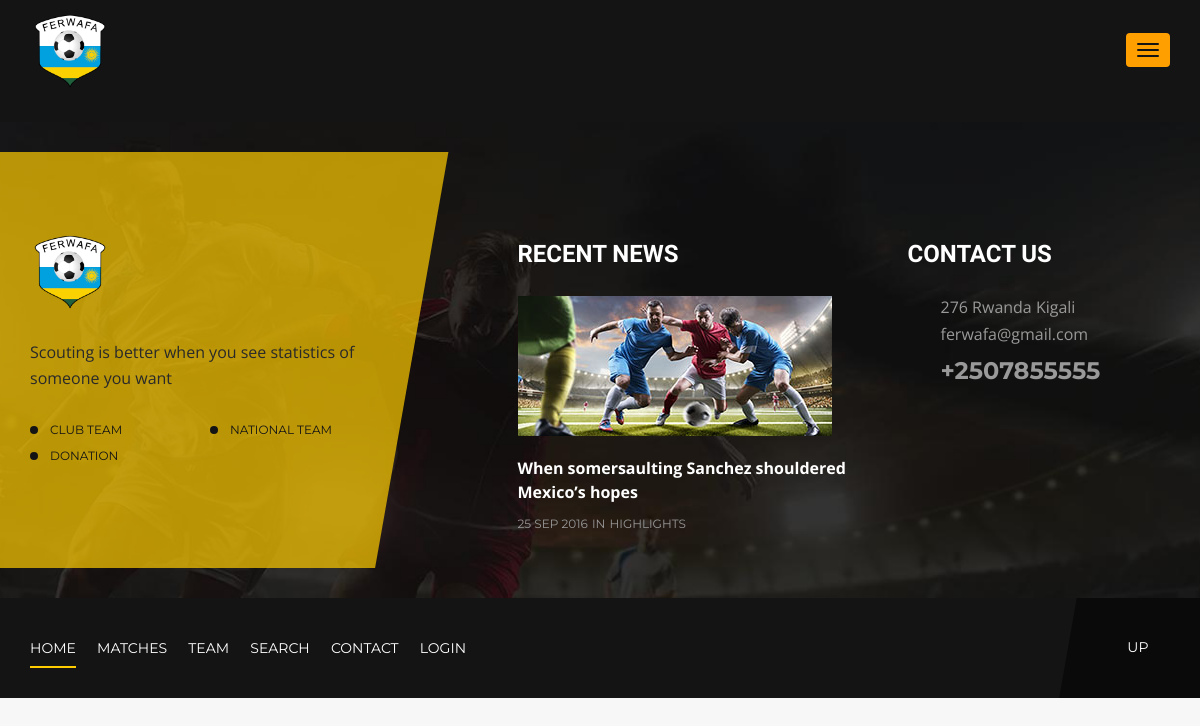
The page /club_team/4/home_team_player/ on the database as committed earlier.
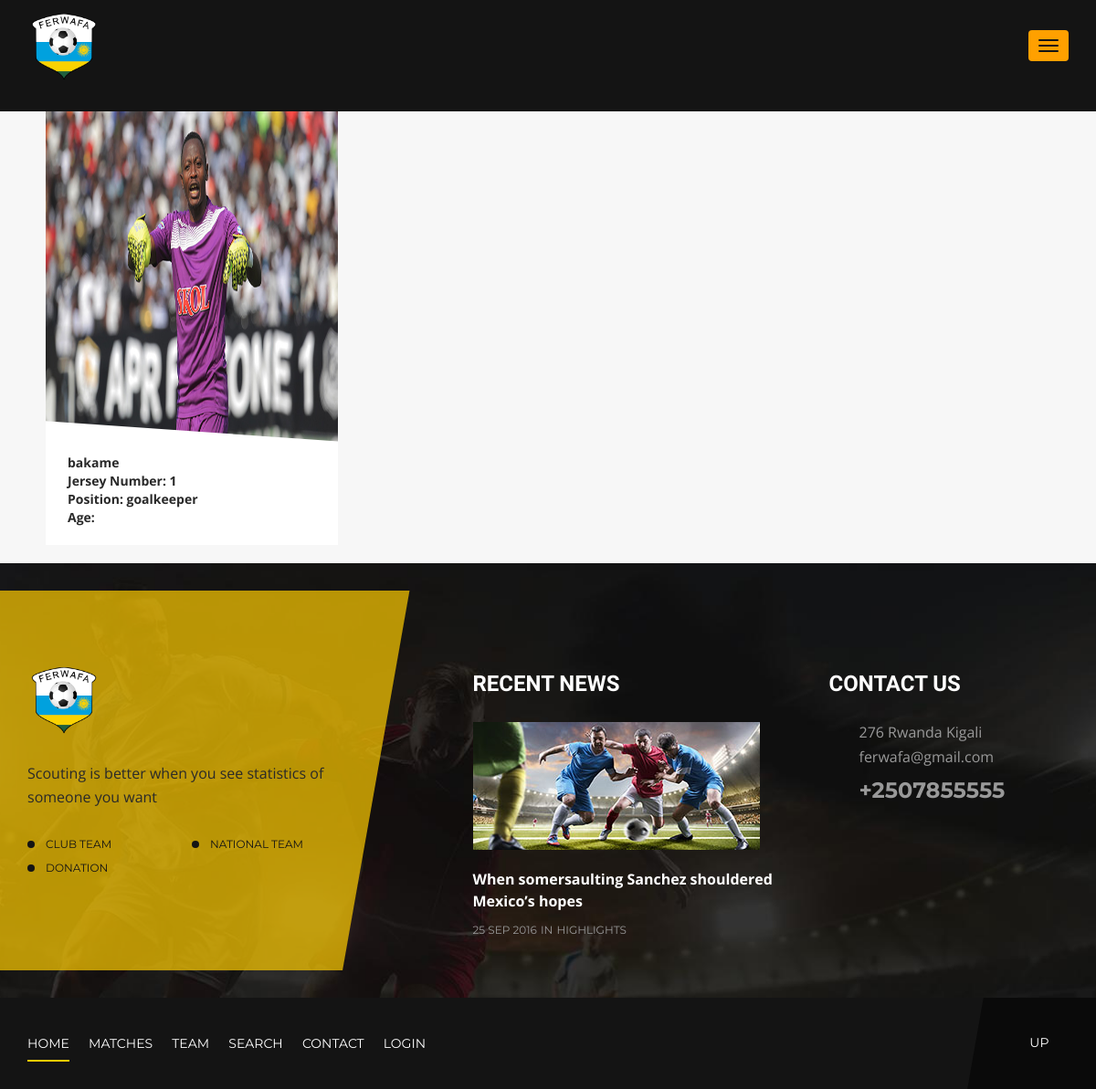
The same page on the database as committed later.
### team/models.py (models this page shows, shortened)
class Player(models.Model):
    position = [
        ('striker', 'striker'),
        ('goalkeeper', 'goalkeeper'),
        ('left_winger', 'left_winger'),
        ('right_winger', 'right_winger'),
        ('fullback', 'fullback'),
        ('left-fullback', 'left-fullback'),
        ('right-fullback', 'right-fullback'),
        ('wingback', 'wingback'),
        ('left-wingback', 'left-wingback'),
        ('right-wingback', 'right-wingback'),
        ('centre_back', 'centre_back'),
        ('attacking_midfielder', 'attacking_midfielder'),
        ('defensive_midfielder', 'defensive_midfielder'),
        ('centre_midfielder', 'centre_midfielder'),
    ]
    player_name = models.CharField(max_length=100)
    player_number = models.PositiveIntegerField()
    player_position = models.CharField(max_length=200, choices=position)
    player_image = models.ImageField(upload_to='images/')
    class Meta:
        verbose_name_plural = "Player"
        ordering = ['-id']

### home_view/views.py (the view)
# urls.py: path('club_team/<int:id>/home_team_player/', home_team_player, name='home_team_player'),
def home_team_player(request, id):
    team_detail = get_object_or_404(Team, id=id)
    player_team = team_detail.player.all()
    context = {
        'player': player_team,
        'team': team_detail
    }
    return render(request, 'home_view/home_team_player.html', context)

### home_view/templates/home_view/home_team_player.html (shortened to what this page needs)
{% extends 'home/base.html' %}
{% block content %}
<div class="main-store-list mt-4 mb-4">
    <div class="container mt-4 mb-4">
        <div class="tab-content">
            <div id="new" class="tab-pane fade in active">
                <div class="row ">
                    {% for player in player %}
                    <div class="col-md-4 col-sm-6 mt-4 mb-4">
                        <div class="store-list-item">
                            <div>
                                <a href="">
                                    <img src="{{ player.player_image.url }}" alt="product-image"  height="400">
                                </a>
                                <div class="info">
                                    <span class="name">{{ player.player_name }}</span>
                                    <span class="name">Jersey Number: {{ player.player_number }}</span>
                                    <span class="name">Position: {{ player.player_position }}</span>
                                    <span class="name">Age: {{ data.age }}</span>
                                </div>
                            </div>
                        </div>
                    </div>
                    {% endfor %}
                </div>
            </div>
        </div>
    </div>
</div>
{% endblock %}

### templates/home/base.html (shortened to what this page needs)
<!DOCTYPE html>
<html lang="en">
<head>
    {% load static %}
    <link href="css-min/soccer.min.css" rel="stylesheet" type="text/css" />
    <link href="{% static 'css/library/bootstrap.css' %}" rel="stylesheet" type="text/css" />
    <link href="{% static 'dev-assets/preloader-default.css' %}" rel="stylesheet" type="text/css" />
    <link href="{% static 'dev-assets/demo-switcher.css' %}" rel="stylesheet" type="text/css" />
    <link href="{% static 'css-min/soccer.min.css' %}" rel="stylesheet" type="text/css" />
</head>
<body>
<div class="main-menu-wrap sticky-menu">
    <div class="container">
        <a href="{% url 'home_view' %}" class="custom-logo-link"><img src="{% static 'images/soccer/ferwafa.png' %}" alt="logo" class="custom-logo" style="width:80px; height: 80px;"></a>
        <button type="button" class="navbar-toggle collapsed" data-toggle="collapse" data-target="#team-menu" aria-expanded="false">
            <span class="icon-bar"></span>
            <span class="icon-bar"></span>
            <span class="icon-bar"></span>
        </button>
        <nav class="navbar">
        </nav>
    </div>
</div>
{% block content %}
{% endblock %}
<footer class="footer">
    <div class="wrapper-overfllow">
        <div class="container">
            <div class="row">
                <div class="col-md-4 col-sm-12">
                    <div class="footer-left">
                        <div class="wrap">
                            <a href="index-2.html" class="foot-logo"><img src="{% static 'images/soccer/ferwafa.png' %}" alt="footer-logo" style="width:80px; height:80px;"></a>
                            <p>Scouting is better when you see statistics of someone you want</p>
                            <ul class="foot-left-menu">
                                <li><a href="">Club Team</a></li>
                                <li><a href="">National Team</a></li>
                                <li><a href="">Donation</a></li>
                            </ul>
                        </div>
                    </div>
                </div>
                <div class="col-md-4 col-sm-12 col-lg-offset-1">
                    <div class="foot-news">
                        <h4>Recent news</h4>
                        <div class="item">
                            <a href="news.html" class="image"><img class="img-responsive" src="{% static 'images/soccer/foot-news-img.jpg' %}" alt="news-image"></a>
                            <a href="news.html" class="name">When somersaulting Sanchez shouldered Mexico’s hopes</a>
                            <a href="news.html" class="date">25 Sep 2016</a>
                            <span class="separator">in</span>
                            <a href="news.html" class="category">Highlights</a>
                        </div>
                    </div>
                </div>
                <div class=" col-lg-3 col-md-4 col-sm-12">
                    <div class="foot-contact">
                        <h4>Contact us</h4>
                        <ul class="contact-list">
                            <li><i class="fa fa-flag" aria-hidden="true"></i><span>276 Rwanda Kigali</span></li>
                            <li><i class="fa fa-envelope" aria-hidden="true"></i><a href="mailto:team@email.com">ferwafa@gmail.com</a></li>
                            <li class="phone"><i class="fa fa-phone" aria-hidden="true"></i><span>+2507855555</span></li>
                        </ul>
                        <ul class="socials">
                            <li><a href="#"><i class="fa fa-facebook-square" aria-hidden="true"></i></a></li>
                            <li><a href="#"><i class="fa fa-twitter" aria-hidden="true"></i></a></li>
                            <li><a href="#"><i class="fa fa-google" aria-hidden="true"></i></a></li>
                            <li><a href="#"><i class="fa fa-pinterest" aria-hidden="true"></i></a></li>
                            <li><a href="#"><i class="fa fa-instagram" aria-hidden="true"></i></a></li>
                        </ul>
                    </div>
                </div>
            </div>
        </div>
    </div>
    <div class="footer-menu-wrap">
        <div class="container">
            <div class="row">
                <div class="col-md-12">
                    <ul class="footer-menu">
                        <li class="active"><a href=""><span>Home</span></a></li>
                        <li><a href=""><span>Matches</span></a></li>
                        <li><a href=""><span>Team</span></a></li>
                        <li><a href=""><span>Search</span></a></li>
                        <li><a href=""><span>Contact</span></a></li>
                        <li><a href="{% url 'login' %}"><span>Login</span></a></li>
                    </ul>
                    <a href="#top" class="foot-up"><span>up <i class="fa fa-caret-up" aria-hidden="true"></i></span></a>
                </div>
            </div>
        </div>
    </div>
</footer>
</body>
</html>

### static/dev-assets/preloader-default.css (style rules this page uses)
html, body { margin:0; padding:0; width:100%; }
div { margin:0; padding:0; }
* { box-sizing: border-box; }

Rows that differ between the two databases and show on the page:
added Player: player_image (picture), player_name "bakame", player_number "1", player_position "goalkeeper"
